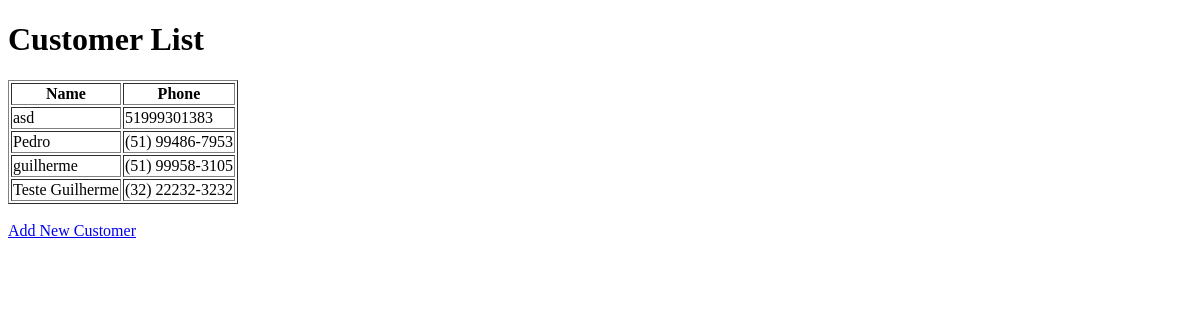
/customers, run on an earlier commit of the app's database.
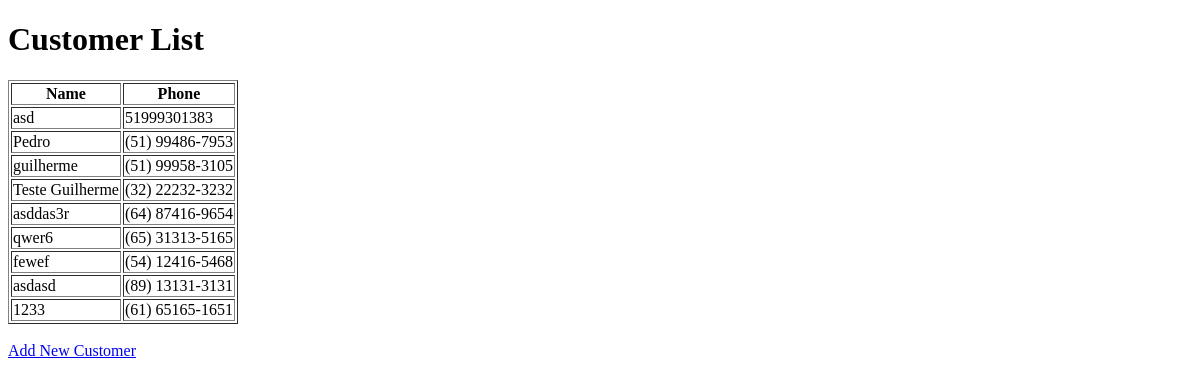
And on a later commit of the database.
### src/models/customer.py (models this page shows, shortened)
class Customer(db.Model):
    __tablename__ = 'customers'
    id = db.Column(db.Integer, primary_key=True)
    name = db.Column(db.String(100), nullable=False)
    phone = db.Column(db.String(20), nullable=False)
    vehicles = db.relationship('Vehicle', backref='customer', lazy=True, cascade='all, delete-orphan')
    appointments = db.relationship('Appointment', backref='customer', lazy=True, cascade='all, delete-orphan')

### src/routes/customer_routes.py (the view)
@customer_bp.route('/customers', methods=['GET'])
def get_customers():
    customers = Customer.query.all()
    return render_template('customers.html', customers=customers)

### src/templates/customers.html (shortened to what this page needs)
<!DOCTYPE html>
<html lang="en">
<head>
</head>
<body>
    <h1>Customer List</h1>
    <table border="1">
        <thead>
            <tr>
                <th>Name</th>
                <th>Phone</th>
            </tr>
        </thead>
        <tbody>
            {% for customer in customers %}
            <tr>
                <td>{{ customer.name }}</td>
                <td>{{ customer.phone }}</td>
            </tr>
            {% endfor %}
        </tbody>
    </table>
    <br>
    <a href="/customers/new">Add New Customer</a>
</body>
</html>

What changed in the data, as far as the page shows it:
added Customer: name "asddas3r", phone "(64) 87416-9654"
added Customer: name "qwer6", phone "(65) 31313-5165"
added Customer: name "fewef", phone "(54) 12416-5468"
added Customer: name "asdasd", phone "(89) 13131-3131"
added Customer: name "1233", phone "(61) 65165-1651"
